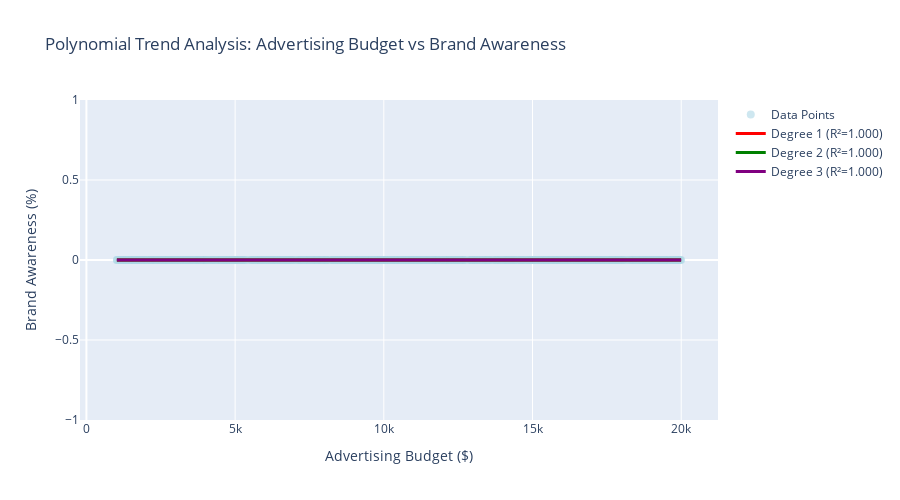
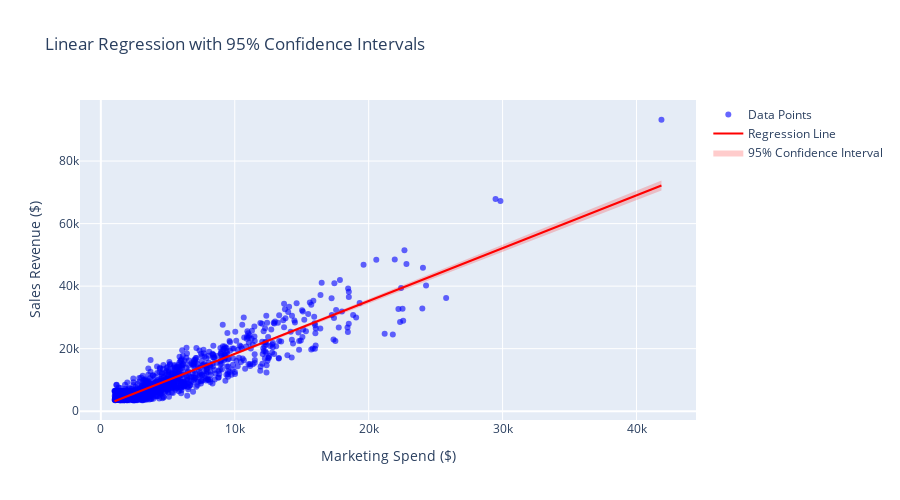

Notebook code cell kept with these figures, in order:
### Code cell
# 3. ADVANCED TREND ANALYSIS
print("\n 3. ADVANCED TREND ANALYSIS")
print("=" * 30)

# Polynomial regression analysis
def fit_polynomial_trends(x, y, degrees=[1, 2, 3]):
 """Fit polynomial trends and return R-squared values"""
 results = {}

 for degree in degrees:
  # Fit polynomial
  poly_features = PolynomialFeatures(degree=degree)
  x_poly = poly_features.fit_transform(x.reshape(-1, 1))

  model = LinearRegression()
  model.fit(x_poly, y)

  # Generate smooth curve
  x_smooth = np.linspace(x.min(), x.max(), 100)
  x_smooth_poly = poly_features.transform(x_smooth.reshape(-1, 1))
  y_smooth = model.predict(x_smooth_poly)

  # Calculate R-squared
  y_pred = model.predict(x_poly)
  r2 = r2_score(y, y_pred)

  results[degree] = {
   'x_smooth': x_smooth,
   'y_smooth': y_smooth,
   'r2': r2,
   'model': model
  }

 return results

# Analyze advertising budget vs brand awareness (non-linear relationship)
x_data = df['advertising_budget'].values
y_data = df['brand_awareness'].values

trend_results = fit_polynomial_trends(x_data, y_data, degrees=[1, 2, 3])

# Create visualization
fig = go.Figure()

# Original data points
fig.add_trace(
 go.Scatter(
 x=df['advertising_budget'],
 y=df['brand_awareness'],
 mode='markers',
 marker=dict(size=8, opacity=0.6, color='lightblue'),
 name='Data Points',
 hovertemplate="Budget: $%{x:,.0f}<br>Awareness: %{y:.1f}%<extra></extra>"
 )
)

# Add polynomial trend lines
colors = ['red', 'green', 'purple']
for i, (degree, result) in enumerate(trend_results.items()):
 fig.add_trace(
 go.Scatter(
 x=result['x_smooth'],
 y=result['y_smooth'],
 mode='lines',
 line=dict(color=colors[i], width=3),
 name=f'Degree {degree} (R²={result["r2"]:.3f})',
 hovertemplate=f"Polynomial Degree {degree}<br>R-squared: {result['r2']:.3f}<extra></extra>"
 )
 )

fig.update_layout(
 title="Polynomial Trend Analysis: Advertising Budget vs Brand Awareness",
 xaxis_title="Advertising Budget ($)",
 yaxis_title="Brand Awareness (%)",
 height=500,
 showlegend=True
)
fig.show()

# Statistical analysis of trends
print(" Polynomial Trend Analysis Results:")
for degree, result in trend_results.items():
 print(f"• Degree {degree}: R² = {result['r2']:.4f}")

best_degree = max(trend_results.keys(), key=lambda k: trend_results[k]['r2'])
print(f"• Best fit: Degree {best_degree} polynomial (R² = {trend_results[best_degree]['r2']:.4f})")

# Confidence intervals for linear regression
def calculate_confidence_intervals(x, y, confidence=0.95):
 """Calculate confidence intervals for linear regression"""
 from scipy.stats import t

 n = len(x)
 x_mean = np.mean(x)

 # Fit linear regression
 model = LinearRegression()
 model.fit(x.reshape(-1, 1), y)
 y_pred = model.predict(x.reshape(-1, 1))

 # Calculate residuals and standard error
 residuals = y - y_pred
 mse = np.sum(residuals**2) / (n - 2)
 se = np.sqrt(mse)

 # T-value for confidence interval
 alpha = 1 - confidence
 t_val = t.ppf(1 - alpha/2, n - 2)

 # Generate smooth prediction line
 x_smooth = np.linspace(x.min(), x.max(), 100)
 y_smooth = model.predict(x_smooth.reshape(-1, 1))

 # Calculate confidence intervals
 sxx = np.sum((x - x_mean)**2)
 se_pred = se * np.sqrt(1/n + (x_smooth - x_mean)**2 / sxx)

 ci_lower = y_smooth - t_val * se_pred
 ci_upper = y_smooth + t_val * se_pred

 return x_smooth, y_smooth, ci_lower, ci_upper

# Create confidence interval plot
x_ci, y_ci, ci_lower, ci_upper = calculate_confidence_intervals(
 df['marketing_spend'].values, df['sales_revenue'].values
)

fig_ci = go.Figure()

# Data points
fig_ci.add_trace(
 go.Scatter(
 x=df['marketing_spend'],
 y=df['sales_revenue'],
 mode='markers',
 marker=dict(size=6, opacity=0.6, color='blue'),
 name='Data Points'
 )
)

# Regression line
fig_ci.add_trace(
 go.Scatter(
 x=x_ci, y=y_ci,
 mode='lines',
 line=dict(color='red', width=2),
 name='Regression Line'
 )
)

# Confidence interval
fig_ci.add_trace(
 go.Scatter(
 x=np.concatenate([x_ci, x_ci[::-1]]),
 y=np.concatenate([ci_upper, ci_lower[::-1]]),
 fill='toself',
 fillcolor='rgba(255,0,0,0.2)',
 line=dict(color='rgba(255,255,255,0)'),
 name='95% Confidence Interval',
 showlegend=True
 )
)

fig_ci.update_layout(
 title="Linear Regression with 95% Confidence Intervals",
 xaxis_title="Marketing Spend ($)",
 yaxis_title="Sales Revenue ($)",
 height=500
)
fig_ci.show()

### Figure 1 — Plotly figure (JSON) as saved in the notebook; plotly's stock layout.template omitted (floating-point values rounded to 4 significant figures; data arrays with more than 128 entries replaced by an {"elided": "..."} marker saying what was removed)
{"data": [{"hovertemplate": "Budget: $%{x:,.0f}<br>Awareness: %{y:.1f}%<extra></extra>", "marker": {"color": "lightblue", "opacity": 0.6, "size": 8}, "mode": "markers", "name": "Data Points", "type": "scatter", "x": {"elided": "1000 float values"}, "y": {"elided": "1000 float values"}}, {"hovertemplate": "Polynomial Degree 1<br>R-squared: 1.000<extra></extra>", "line": {"color": "red", "width": 3}, "mode": "lines", "name": "Degree 1 (R²=1.000)", "type": "scatter", "x": [1025.0, 1217.0, 1408.0, 1600.0, 1792.0, 1983.0, 2175.0, 2366.0, 2558.0, 2750.0, 2941.0, 3133.0, 3325.0, 3516.0, 3708.0, 3900.0, 4091.0, 4283.0, 4474.0, 4666.0, 4858.0, 5049.0, 5241.0, 5433.0, 5624.0, 5816.0, 6007.0, 6199.0, 6391.0, 6582.0, 6774.0, 6966.0, 7157.0, 7349.0, 7540.0, 7732.0, 7924.0, 8115.0, 8307.0, 8499.0, 8690.0, 8882.0, 9073.0, 9265.0, 9457.0, 9648.0, 9840.0, 10030.0, 10220.0, 10410.0, 10610.0, 10800.0, 10990.0, 11180.0, 11370.0, 11560.0, 11760.0, 11950.0, 12140.0, 12330.0, 12520.0, 12710.0, 12910.0, 13100.0, 13290.0, 13480.0, 13670.0, 13860.0, 14060.0, 14250.0, 14440.0, 14630.0, 14820.0, 15010.0, 15210.0, 15400.0, 15590.0, 15780.0, 15970.0, 16160.0, 16360.0, 16550.0, 16740.0, 16930.0, 17120.0, 17310.0, 17510.0, 17700.0, 17890.0, 18080.0, 18270.0, 18460.0, 18650.0, 18850.0, 19040.0, 19230.0, 19420.0, 19610.0, 19800.0, 20000.0], "y": [0.0, 0.0, 0.0, 0.0, 0.0, 0.0, 0.0, 0.0, 0.0, 0.0, 0.0, 0.0, 0.0, 0.0, 0.0, 0.0, 0.0, 0.0, 0.0, 0.0, 0.0, 0.0, 0.0, 0.0, 0.0, 0.0, 0.0, 0.0, 0.0, 0.0, 0.0, 0.0, 0.0, 0.0, 0.0, 0.0, 0.0, 0.0, 0.0, 0.0, 0.0, 0.0, 0.0, 0.0, 0.0, 0.0, 0.0, 0.0, 0.0, 0.0, 0.0, 0.0, 0.0, 0.0, 0.0, 0.0, 0.0, 0.0, 0.0, 0.0, 0.0, 0.0, 0.0, 0.0, 0.0, 0.0, 0.0, 0.0, 0.0, 0.0, 0.0, 0.0, 0.0, 0.0, 0.0, 0.0, 0.0, 0.0, 0.0, 0.0, 0.0, 0.0, 0.0, 0.0, 0.0, 0.0, 0.0, 0.0, 0.0, 0.0, 0.0, 0.0, 0.0, 0.0, 0.0, 0.0, 0.0, 0.0, 0.0, 0.0]}, {"hovertemplate": "Polynomial Degree 2<br>R-squared: 1.000<extra></extra>", "line": {"color": "green", "width": 3}, "mode": "lines", "name": "Degree 2 (R²=1.000)", "type": "scatter", "x": [1025.0, 1217.0, 1408.0, 1600.0, 1792.0, 1983.0, 2175.0, 2366.0, 2558.0, 2750.0, 2941.0, 3133.0, 3325.0, 3516.0, 3708.0, 3900.0, 4091.0, 4283.0, 4474.0, 4666.0, 4858.0, 5049.0, 5241.0, 5433.0, 5624.0, 5816.0, 6007.0, 6199.0, 6391.0, 6582.0, 6774.0, 6966.0, 7157.0, 7349.0, 7540.0, 7732.0, 7924.0, 8115.0, 8307.0, 8499.0, 8690.0, 8882.0, 9073.0, 9265.0, 9457.0, 9648.0, 9840.0, 10030.0, 10220.0, 10410.0, 10610.0, 10800.0, 10990.0, 11180.0, 11370.0, 11560.0, 11760.0, 11950.0, 12140.0, 12330.0, 12520.0, 12710.0, 12910.0, 13100.0, 13290.0, 13480.0, 13670.0, 13860.0, 14060.0, 14250.0, 14440.0, 14630.0, 14820.0, 15010.0, 15210.0, 15400.0, 15590.0, 15780.0, 15970.0, 16160.0, 16360.0, 16550.0, 16740.0, 16930.0, 17120.0, 17310.0, 17510.0, 17700.0, 17890.0, 18080.0, 18270.0, 18460.0, 18650.0, 18850.0, 19040.0, 19230.0, 19420.0, 19610.0, 19800.0, 20000.0], "y": [0.0, 0.0, 0.0, 0.0, 0.0, 0.0, 0.0, 0.0, 0.0, 0.0, 0.0, 0.0, 0.0, 0.0, 0.0, 0.0, 0.0, 0.0, 0.0, 0.0, 0.0, 0.0, 0.0, 0.0, 0.0, 0.0, 0.0, 0.0, 0.0, 0.0, 0.0, 0.0, 0.0, 0.0, 0.0, 0.0, 0.0, 0.0, 0.0, 0.0, 0.0, 0.0, 0.0, 0.0, 0.0, 0.0, 0.0, 0.0, 0.0, 0.0, 0.0, 0.0, 0.0, 0.0, 0.0, 0.0, 0.0, 0.0, 0.0, 0.0, 0.0, 0.0, 0.0, 0.0, 0.0, 0.0, 0.0, 0.0, 0.0, 0.0, 0.0, 0.0, 0.0, 0.0, 0.0, 0.0, 0.0, 0.0, 0.0, 0.0, 0.0, 0.0, 0.0, 0.0, 0.0, 0.0, 0.0, 0.0, 0.0, 0.0, 0.0, 0.0, 0.0, 0.0, 0.0, 0.0, 0.0, 0.0, 0.0, 0.0]}, {"hovertemplate": "Polynomial Degree 3<br>R-squared: 1.000<extra></extra>", "line": {"color": "purple", "width": 3}, "mode": "lines", "name": "Degree 3 (R²=1.000)", "type": "scatter", "x": [1025.0, 1217.0, 1408.0, 1600.0, 1792.0, 1983.0, 2175.0, 2366.0, 2558.0, 2750.0, 2941.0, 3133.0, 3325.0, 3516.0, 3708.0, 3900.0, 4091.0, 4283.0, 4474.0, 4666.0, 4858.0, 5049.0, 5241.0, 5433.0, 5624.0, 5816.0, 6007.0, 6199.0, 6391.0, 6582.0, 6774.0, 6966.0, 7157.0, 7349.0, 7540.0, 7732.0, 7924.0, 8115.0, 8307.0, 8499.0, 8690.0, 8882.0, 9073.0, 9265.0, 9457.0, 9648.0, 9840.0, 10030.0, 10220.0, 10410.0, 10610.0, 10800.0, 10990.0, 11180.0, 11370.0, 11560.0, 11760.0, 11950.0, 12140.0, 12330.0, 12520.0, 12710.0, 12910.0, 13100.0, 13290.0, 13480.0, 13670.0, 13860.0, 14060.0, 14250.0, 14440.0, 14630.0, 14820.0, 15010.0, 15210.0, 15400.0, 15590.0, 15780.0, 15970.0, 16160.0, 16360.0, 16550.0, 16740.0, 16930.0, 17120.0, 17310.0, 17510.0, 17700.0, 17890.0, 18080.0, 18270.0, 18460.0, 18650.0, 18850.0, 19040.0, 19230.0, 19420.0, 19610.0, 19800.0, 20000.0], "y": [0.0, 0.0, 0.0, 0.0, 0.0, 0.0, 0.0, 0.0, 0.0, 0.0, 0.0, 0.0, 0.0, 0.0, 0.0, 0.0, 0.0, 0.0, 0.0, 0.0, 0.0, 0.0, 0.0, 0.0, 0.0, 0.0, 0.0, 0.0, 0.0, 0.0, 0.0, 0.0, 0.0, 0.0, 0.0, 0.0, 0.0, 0.0, 0.0, 0.0, 0.0, 0.0, 0.0, 0.0, 0.0, 0.0, 0.0, 0.0, 0.0, 0.0, 0.0, 0.0, 0.0, 0.0, 0.0, 0.0, 0.0, 0.0, 0.0, 0.0, 0.0, 0.0, 0.0, 0.0, 0.0, 0.0, 0.0, 0.0, 0.0, 0.0, 0.0, 0.0, 0.0, 0.0, 0.0, 0.0, 0.0, 0.0, 0.0, 0.0, 0.0, 0.0, 0.0, 0.0, 0.0, 0.0, 0.0, 0.0, 0.0, 0.0, 0.0, 0.0, 0.0, 0.0, 0.0, 0.0, 0.0, 0.0, 0.0, 0.0]}], "layout": {"height": 500, "showlegend": true, "title": {"text": "Polynomial Trend Analysis: Advertising Budget vs Brand Awareness"}, "xaxis": {"title": {"text": "Advertising Budget ($)"}}, "yaxis": {"title": {"text": "Brand Awareness (%)"}}}}

### Figure 2 — Plotly figure (JSON) as saved in the notebook; plotly's stock layout.template omitted (floating-point values rounded to 4 significant figures; data arrays with more than 128 entries replaced by an {"elided": "..."} marker saying what was removed)
{"data": [{"marker": {"color": "blue", "opacity": 0.6, "size": 6}, "mode": "markers", "name": "Data Points", "type": "scatter", "x": {"elided": "1000 float values"}, "y": {"elided": "1000 float values"}}, {"line": {"color": "red", "width": 2}, "mode": "lines", "name": "Regression Line", "type": "scatter", "x": [1023.0, 1436.0, 1848.0, 2261.0, 2673.0, 3086.0, 3498.0, 3911.0, 4323.0, 4736.0, 5148.0, 5561.0, 5973.0, 6386.0, 6798.0, 7211.0, 7623.0, 8036.0, 8448.0, 8861.0, 9274.0, 9686.0, 10100.0, 10510.0, 10920.0, 11340.0, 11750.0, 12160.0, 12570.0, 12990.0, 13400.0, 13810.0, 14220.0, 14640.0, 15050.0, 15460.0, 15870.0, 16290.0, 16700.0, 17110.0, 17520.0, 17940.0, 18350.0, 18760.0, 19170.0, 19590.0, 20000.0, 20410.0, 20820.0, 21240.0, 21650.0, 22060.0, 22470.0, 22890.0, 23300.0, 23710.0, 24120.0, 24540.0, 24950.0, 25360.0, 25770.0, 26190.0, 26600.0, 27010.0, 27420.0, 27840.0, 28250.0, 28660.0, 29070.0, 29490.0, 29900.0, 30310.0, 30720.0, 31140.0, 31550.0, 31960.0, 32370.0, 32790.0, 33200.0, 33610.0, 34020.0, 34440.0, 34850.0, 35260.0, 35670.0, 36090.0, 36500.0, 36910.0, 37320.0, 37740.0, 38150.0, 38560.0, 38970.0, 39390.0, 39800.0, 40210.0, 40620.0, 41040.0, 41450.0, 41860.0], "y": [3182.0, 3879.0, 4576.0, 5273.0, 5970.0, 6667.0, 7364.0, 8061.0, 8758.0, 9455.0, 10150.0, 10850.0, 11550.0, 12240.0, 12940.0, 13640.0, 14330.0, 15030.0, 15730.0, 16420.0, 17120.0, 17820.0, 18520.0, 19210.0, 19910.0, 20610.0, 21300.0, 22000.0, 22700.0, 23390.0, 24090.0, 24790.0, 25480.0, 26180.0, 26880.0, 27580.0, 28270.0, 28970.0, 29670.0, 30360.0, 31060.0, 31760.0, 32450.0, 33150.0, 33850.0, 34550.0, 35240.0, 35940.0, 36640.0, 37330.0, 38030.0, 38730.0, 39420.0, 40120.0, 40820.0, 41510.0, 42210.0, 42910.0, 43610.0, 44300.0, 45000.0, 45700.0, 46390.0, 47090.0, 47790.0, 48480.0, 49180.0, 49880.0, 50570.0, 51270.0, 51970.0, 52670.0, 53360.0, 54060.0, 54760.0, 55450.0, 56150.0, 56850.0, 57540.0, 58240.0, 58940.0, 59640.0, 60330.0, 61030.0, 61730.0, 62420.0, 63120.0, 63820.0, 64510.0, 65210.0, 65910.0, 66600.0, 67300.0, 68000.0, 68700.0, 69390.0, 70090.0, 70790.0, 71480.0, 72180.0]}, {"fill": "toself", "fillcolor": "rgba(255,0,0,0.2)", "line": {"color": "rgba(255,255,255,0)"}, "name": "95% Confidence Interval", "showlegend": true, "type": "scatter", "x": {"elided": "200 float values"}, "y": {"elided": "200 float values"}}], "layout": {"height": 500, "title": {"text": "Linear Regression with 95% Confidence Intervals"}, "xaxis": {"title": {"text": "Marketing Spend ($)"}}, "yaxis": {"title": {"text": "Sales Revenue ($)"}}}}
